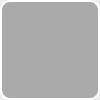
<?xml version="1.0" encoding="UTF-8"?>
<ui version="4.0">
 <class>Option</class>
 <widget class="QWidget" name="Option">
  <property name="enabled">
   <bool>true</bool>
  </property>
  <property name="geometry">
   <rect>
    <x>0</x>
    <y>0</y>
    <width>100</width>
    <height>100</height>
   </rect>
  </property>
  <property name="sizePolicy">
   <sizepolicy hsizetype="Minimum" vsizetype="Minimum">
    <horstretch>0</horstretch>
    <verstretch>0</verstretch>
   </sizepolicy>
  </property>
  <property name="minimumSize">
   <size>
    <width>100</width>
    <height>100</height>
   </size>
  </property>
  <property name="maximumSize">
   <size>
    <width>100</width>
    <height>100</height>
   </size>
  </property>
  <property name="baseSize">
   <size>
    <width>100</width>
    <height>100</height>
   </size>
  </property>
  <property name="windowTitle">
   <string>Form</string>
  </property>
  <property name="layoutDirection">
   <enum>Qt::LeftToRight</enum>
  </property>
  <layout class="QFormLayout" name="formLayout">
   <property name="horizontalSpacing">
    <number>0</number>
   </property>
   <property name="verticalSpacing">
    <number>0</number>
   </property>
   <property name="leftMargin">
    <number>0</number>
   </property>
   <property name="topMargin">
    <number>0</number>
   </property>
   <property name="rightMargin">
    <number>0</number>
   </property>
   <property name="bottomMargin">
    <number>0</number>
   </property>
   <item row="0" column="1">
    <widget class="QPushButton" name="OptionButton">
     <property name="enabled">
      <bool>true</bool>
     </property>
     <property name="sizePolicy">
      <sizepolicy hsizetype="Expanding" vsizetype="Expanding">
       <horstretch>0</horstretch>
       <verstretch>0</verstretch>
      </sizepolicy>
     </property>
     <property name="minimumSize">
      <size>
       <width>100</width>
       <height>100</height>
      </size>
     </property>
     <property name="styleSheet">
      <string notr="true">QPushButton#OptionButton{
	background-color: rgb(170, 170, 170);
	border-style: outset;
	border-width: 2px;
	border-radius: 10px;
	border-color: rgb(255, 255, 255);
}

QPushButton#OptionButton:hover {
	background-color: rgb(140, 140, 140);
}

QPushButton#OptionButton:checked {
	background-color: rgb(100, 100, 100);
	color: rgb(255, 255, 0);
}













</string>
     </property>
     <property name="text">
      <string/>
     </property>
     <property name="icon">
      <iconset resource="Resources.qrc">
       <normaloff>:/images/IMG_Pistol.png</normaloff>:/images/IMG_Pistol.png</iconset>
     </property>
     <property name="iconSize">
      <size>
       <width>80</width>
       <height>80</height>
      </size>
     </property>
     <property name="checkable">
      <bool>true</bool>
     </property>
     <property name="checked">
      <bool>false</bool>
     </property>
    </widget>
   </item>
  </layout>
 </widget>
 <resources>
  <include location="Resources.qrc"/>
 </resources>
 <connections/>
</ui>
